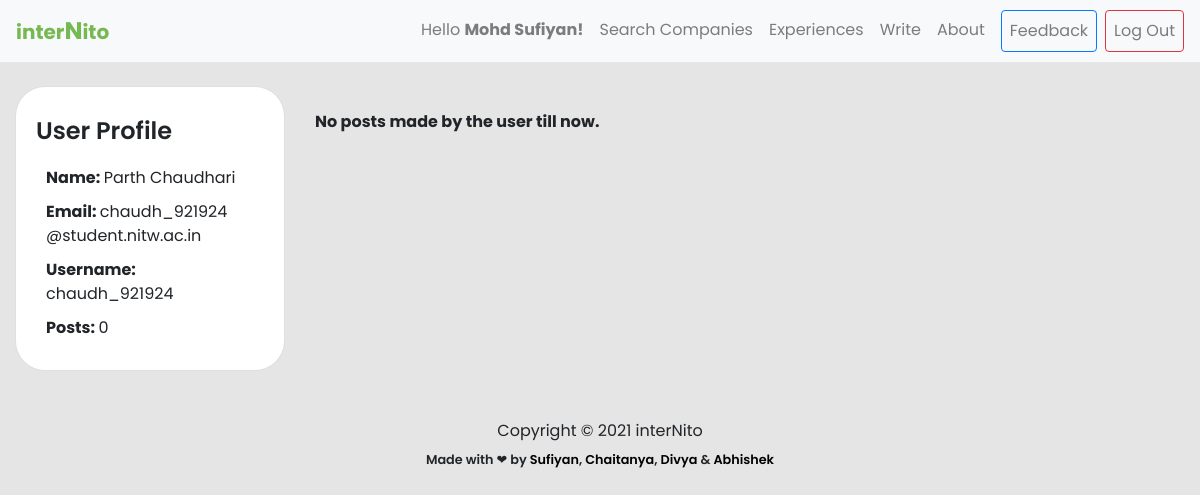
/profile/chaudh_921924 (signed in), run on an earlier commit of the app's database.
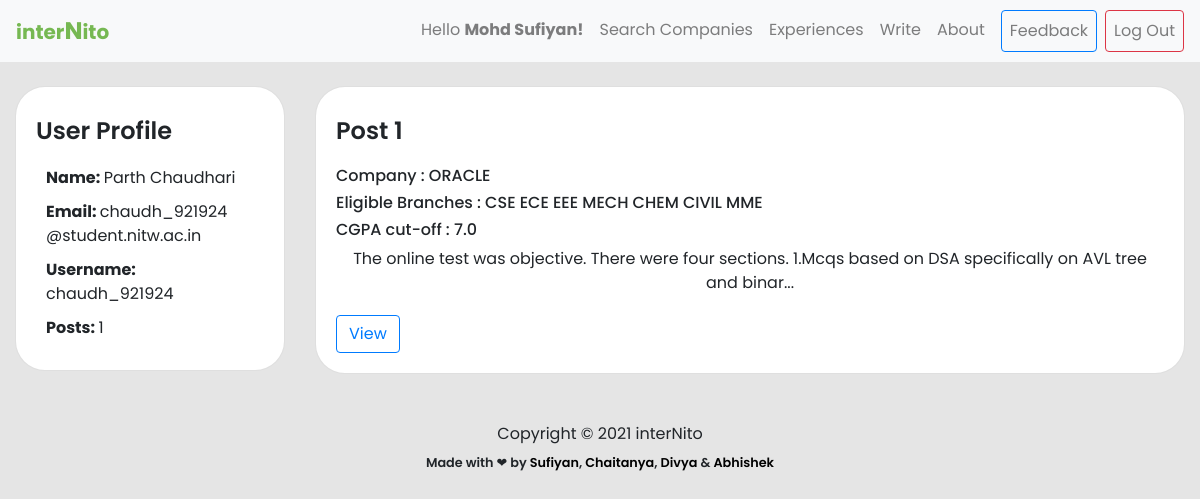
And on a later commit of the database.
### experience/models.py (models this page shows, shortened)
class Experience(models.Model):
    user = models.ForeignKey(User, on_delete = models.CASCADE)
    name = models.CharField(max_length=80)
    branch = models.CharField(max_length=255,blank=True)
    cgpa_cutoff = models.FloatField(blank=True)
    resume = models.TextField(blank=True)
    batch = models.CharField(max_length=255, blank=True)
    company = models.CharField(max_length=255,blank=False)
    summary = models.TextField(blank=False)
    period = models.CharField(max_length=255,blank=False)
    ot_summary = models.TextField(blank = True)
    ot_question1 = models.TextField(blank = True, null = True)
    ot_question1_link = models.TextField(blank = True, null = True, default = 'NONE')
    ot_question2 = models.TextField(blank = True, null = True)
    ot_question2_link = models.TextField(blank = True, null = True)
    ot_question3 = models.TextField(blank = True, null = True)
    ot_question3_link = models.TextField(blank = True, null = True)
    ot_question4 = models.TextField(blank = True, null = True)
    ot_question4_link = models.TextField(blank = True, null = True)
    round1_details = models.TextField(blank = True, null = True)
    round2_details = models.TextField(blank = True, null = True)
    round3_details = models.TextField(blank = True, null = True)
    final_summary = models.TextField(blank = True, null = True)

### experience/views.py (the view)
# urls.py: path('profile/<username>', views.profile, name='profile'),
@login_required()
def profile(request, username):
    try:
        user = User.objects.get(username=username)
        if user.is_superuser and not request.user.is_superuser:
            return HttpResponseRedirect(reverse('home'))
        is_current_user = False
        if user.id == request.user.id:
            is_current_user = True
        posts = Experience.objects.filter(user=user)
        count = len(posts)
        msg_empty = False
        if count == 0:
            msg_empty = 'No posts made by the user till now.'
        context = {
            'user': user,
            'is_current_user': is_current_user,
            'posts': posts,
            'count': count,
            'msg_empty': msg_empty,
        }
        if user.is_superuser:
            context['all_users'] = User.objects.all().order_by('pk')
            context['staff_id'] = True
        elif request.user.is_staff:
            context['staff_id'] = False
        elif not is_current_user:
            return HttpResponseRedirect(reverse('home'))
        return render(request, 'profile.html', context)
    except User.DoesNotExist:
        return HttpResponseRedirect(reverse('home'))

### templates/profile.html (shortened to what this page needs)
{% extends 'base.html' %} {% load static %} {% block content %}
<link rel="stylesheet" href="{% static 'css/post.css' %}" />
<link rel="stylesheet" href="{% static 'css/experience.css' %}" />
<div class="container-fluid body" style="font-family: 'Poppins', sans-serif">
  <div class="row">
    <div class="col-lg-3">
      <div class="card post-card mt-4">
        <div class="card-body">
          <h5 class="card-title">User Profile</h5>
          <p class="abt-info-title">
            <strong>Name: </strong>{{ user.first_name }} {{ user.last_name }}
          </p>
          <p class="abt-info-title">
            <strong>Email: </strong>
            {% if request.user.is_staff and staff_id %}
            {{ user.email }}
            {% else %}
            {{ user.username }} @student.nitw.ac.in
            {% endif %}
          </p>
          <p class="abt-info-title">
            <strong>Username: </strong>{{ user.username }}
          </p>
          <p class="abt-info-title"><strong>Posts: </strong>{{count}}</p>
        </div>
      </div>
    </div>
    <div class="col-lg-9">
      {% if request.user.is_superuser and staff_id %}
      <div class="col">
        <div class="card post-card mt-4">
          <div class="card-body">
            <h4 class="card-title">All Resistered Users : {{ all_users|length }}</h4>
      {% for site_user in all_users %}
        <p> {{ forloop.counter }}. )
      {% if site_user.is_superuser %}
            <strong>Super User :</strong>
      {% endif %}
      <a href="{% url 'profile' site_user.username %}" >{{site_user.first_name}} {{site_user.last_name}}</a></p>
      {% endfor %}
        </div>
        </div>
        </div>
      {% else %}
      {% if msg_empty %} <br><br>
      <p><strong>{{msg_empty}}</strong></p>
      {% endif %}
      {% for post in posts %}
      <div class="row">
        <div class="col">
          <div class="card post-card mt-4">
            <div class="card-body">
              <h4 class="card-title">Post {{ forloop.counter }}</h4>
              <h6>Company : {{ post.company }}</h6>
              <h6>Eligible Branches : {{ post.branch }}</h6>
              <h6>CGPA cut-off : {{ post.cgpa_cutoff }}</h6>
              <p class="card-text blog-text">{{ post.summary }}...</p>
              <a
                type="button"
                class="btn btn-outline-primary"
                href="{% url 'post' post.pk %}"
                >View</a
              >
            </div>
          </div>
        </div>
      </div>
      {% endfor %}
      {% endif %}
    </div>
  </div>
</div>
{% endblock content %}

### templates/base.html (shortened to what this page needs)
{% load static %}
<!DOCTYPE html>
<html lang="en">
  <head>
    <link href="{% static 'css/bootstrap.min.css' %}" rel="stylesheet" />
    <link href="{% static 'css/album.css' %}" rel="stylesheet" />
  </head>
  <nav class="navbar navbar-expand-lg navbar-light bg-light sticky-top">
    <a
    style="color: #76b852"
      class="logoAnchor navbar-brand" href="{% url 'home' %}"
      ><strong>inter<big>N</big>ito</strong></a>
    <div class="collapse navbar-collapse" id="navbarSupportedContent">
      <ul class="navbar-nav ml-auto">
        {% if request.user.is_authenticated %}
        <li class="nav-item">
          <a class="nav-link" href="{% url 'profile' request.user.username %}"
            >Hello <strong>{{ request.user.first_name }}!</strong></a>
        </li>
        {% endif %}
        {% if request.user.is_staff %}
        <li class="nav-item">
          <a class="nav-link" href="{% url 'company' %}">Search Companies</a>
        </li>
        <li class="nav-item">
          <a class="nav-link" href="{% url 'experience' %}">Experiences</a>
        </li>
        {% endif %}
        <li class="nav-item">
          <a class="nav-link" href="{% url 'write' %}">Write</a>
        </li>
        <li class="nav-item">
          <a class="nav-link" href="{% url 'about' %}">About</a>
        </li>
        {% if request.user.is_authenticated %}
        <li class="nav-item">
          <a class="ml-2 btn btn-outline-primary nav-link" href="{% url 'feedback' %}"
            >Feedback</a
          >
        </li>
        <li class="nav-item">
          <a class="ml-2 btn btn-outline-danger nav-link" href="{% url 'logout' %}"
            >Log Out</a
          >
        </li>
        {% endif %}
      </ul>
    </div>
  </nav>
  <body>
    {% block content %} {% endblock content %}
    <footer>
      <div class="container" style="text-align: center">
        <p>
          Copyright © 2021 interNito
        </p>
        <small style="font-weight: 550">Made with &#x2764; by
          <a target="_blank" href="https://www.linkedin.com/in/sufiyan-ansari-nitw/">
            Sufiyan</a>,
          <a target="_blank" href="https://www.linkedin.com/in/chaitanya-hardikar-0ab4821a7/">
            Chaitanya</a>,
          <a target="_blank" href="https://www.linkedin.com/in/divya-soni14/">
            Divya</a>
          &
          <a target="_blank" href="https://www.linkedin.com/in/abhishek-upadhayayula-a541ba1b8/">
            Abhishek</a></small>
      </div>
    </footer>
  </body>
</html>

### static/css/album.css (style rules this page uses)
:root { --jumbotron-padding-y: 3rem; }
footer { padding-top: 3rem; padding-bottom: 3rem; }
footer p { margin-bottom: 0.25rem; }

### static/css/post.css (style rules this page uses)
* { font-family: "Poppins", sans-serif !important; }
body { background-color: #e5e5e5; }

### static/css/experience.css (style rules this page uses)
* { font-family: "Poppins", sans-serif; }
body { background-color: #e5e5e5; }
.card { background-color: white; border-radius: 30px; }
.card-text { text-align: center; }

### templates/base.html (style rules this page uses)
.logoAnchor:hover, .logoAnchor { text-decoration: none; color: #76b852; }
a, a:focus { text-decoration: none; color: black; }

### templates/profile.html (style rules this page uses)
.title, .card-title { font-weight: 600; font-size: 1.5rem; margin: 10px auto 20px auto; }
.abt-info-title { margin: 10px; padding: 0; }
.blog-text { margin-bottom: 20px; }

What changed in the data, as far as the page shows it:
added Experience: company "ORACLE", branch "CSE ECE EEE MECH CHEM CIVIL MME", cgpa_cutoff "7.0", summary "The online test was objective. There were four sections. 1.Mcqs based on DSA specifically on AVL tree and binar"
Also different on the page:
{{ count }}: "0" → "1"
{{ msg_empty }}: "No posts made by the user till now." → (not shown)
